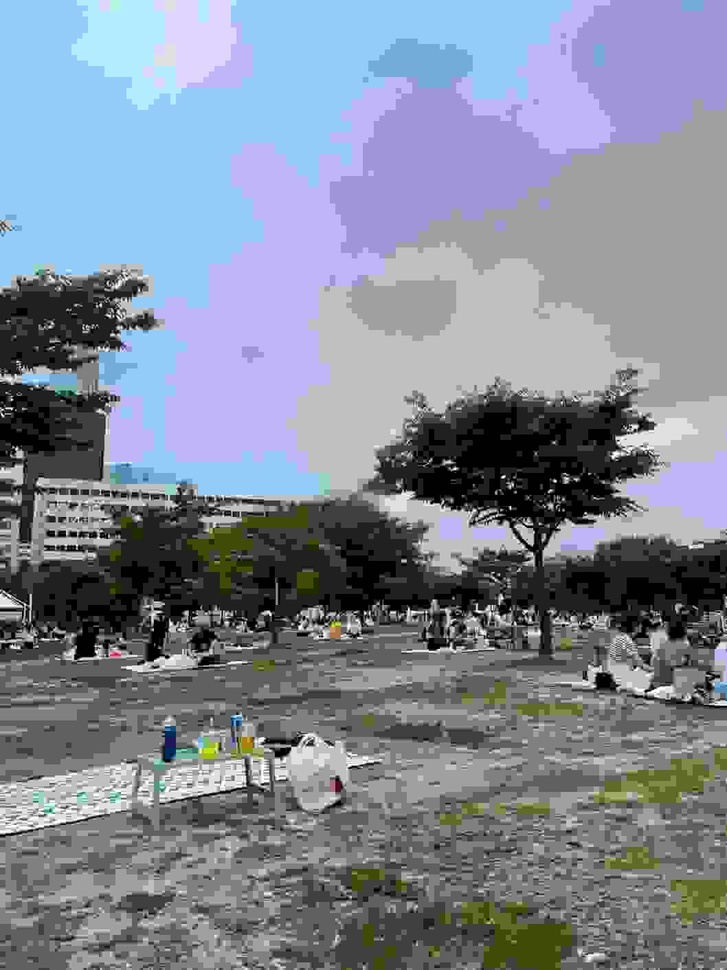
#> input picture .resaved.jpg, 727 x 970 px, shrunk from 1058 x 1411 before the run
$ python main.py .resaved.jpg
#> lines starting #> are read from the running program, lines starting #| are printed output that depends on the picture; after the words box and inside, x2 and y2 are one past the last pixel; in counts of white or black regions, pixels touching at a corner belong together
### ELA.py
from PIL import Image, ImageChops, ImageEnhance
import os


def convert_to_ela_image(path, degree):
#> called with path = '.resaved.jpg', degree = 100
    filename = path
    resaved_filename = filename.split('/')[-1] + '.resaved.jpg'
    im = Image.open(filename).convert('RGB')
#> im is the input picture: PIL image 727x970 RGB; mean R, G, B 128.7, 136.1, 150.8

    print(degree)

    im.save(resaved_filename, 'JPEG', quality=degree)
    resaved_im = Image.open(resaved_filename)

    ela_im = ImageChops.difference(im, resaved_im)

    extrema = ela_im.getextrema()
#> extrema = ((0, 13), (0, 7), (0, 13))
    max_diff = max([ex[1] for ex in extrema])
#> max_diff = 13
    if max_diff == 0:
        max_diff = 1
    scale = 255.0 / max_diff
#> scale = 19.62
    ela_im = ImageEnhance.Brightness(ela_im).enhance(scale)
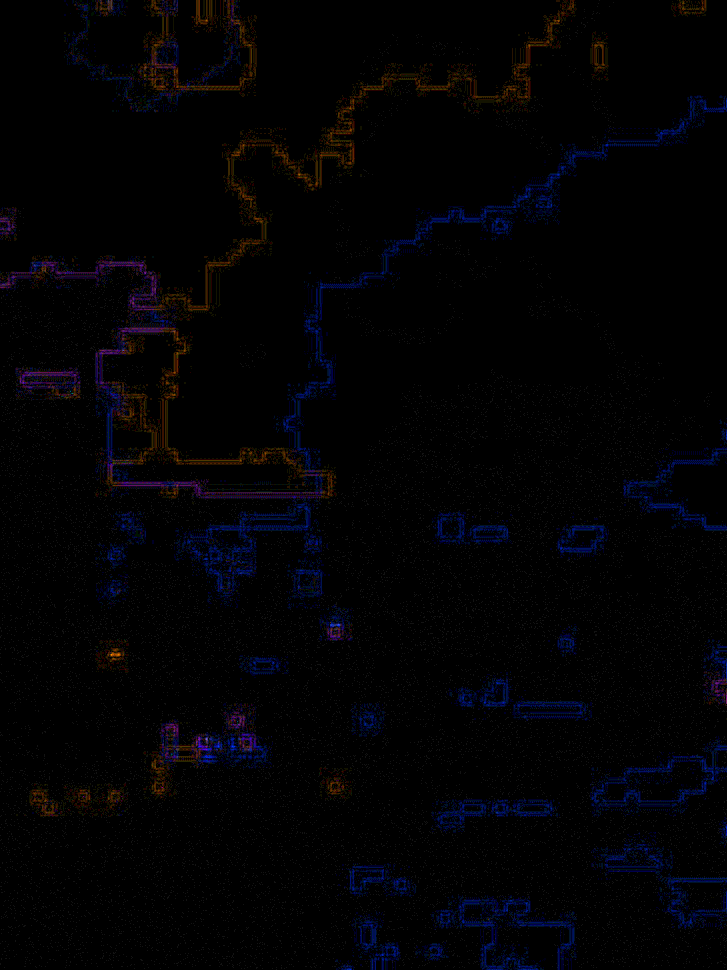
#> ela_im: PIL image 727x970 RGB; mean R, G, B 2.3, 1.9, 4.1
#> (the call stopped at in Noise_Analysis, `with Image(filename = filename) as img:`: wand is not available in this run)

    os.remove(resaved_filename, dir_fd=None)

    return ela_im

def ELA(path, scale):
    name = os.path.basename(path).split('/')[-1]
    degree = scale
    img = convert_to_ela_image(path, degree)
    img.save('./Output/ELA_'+name, quality = 100)

### Luminance_Gradient.py
import numpy as np
import cv2 as cv
from matplotlib import pyplot as plt
import os

def Luminance_Gradient(path):
#> called with path = '.resaved.jpg'
    name = path
    filename = os.path.basename(path).split('/')[-1]
    img = cv.imread(name,0)
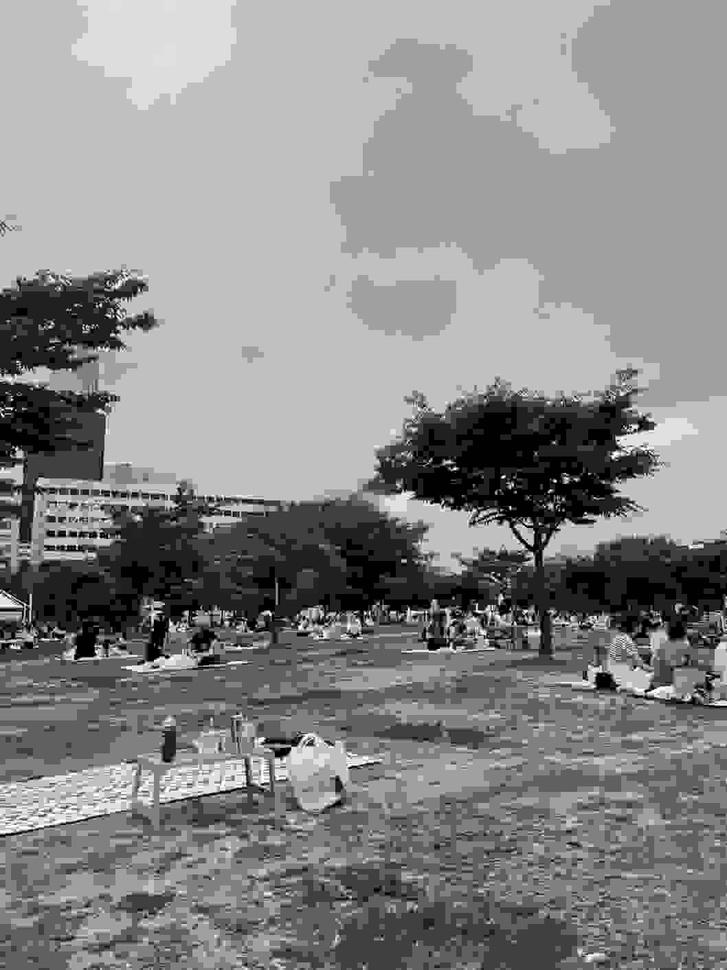
#> img: shape (970, 727); min 0, max 255, mean 135.6
    laplacian = cv.Laplacian(img,cv.CV_64F)
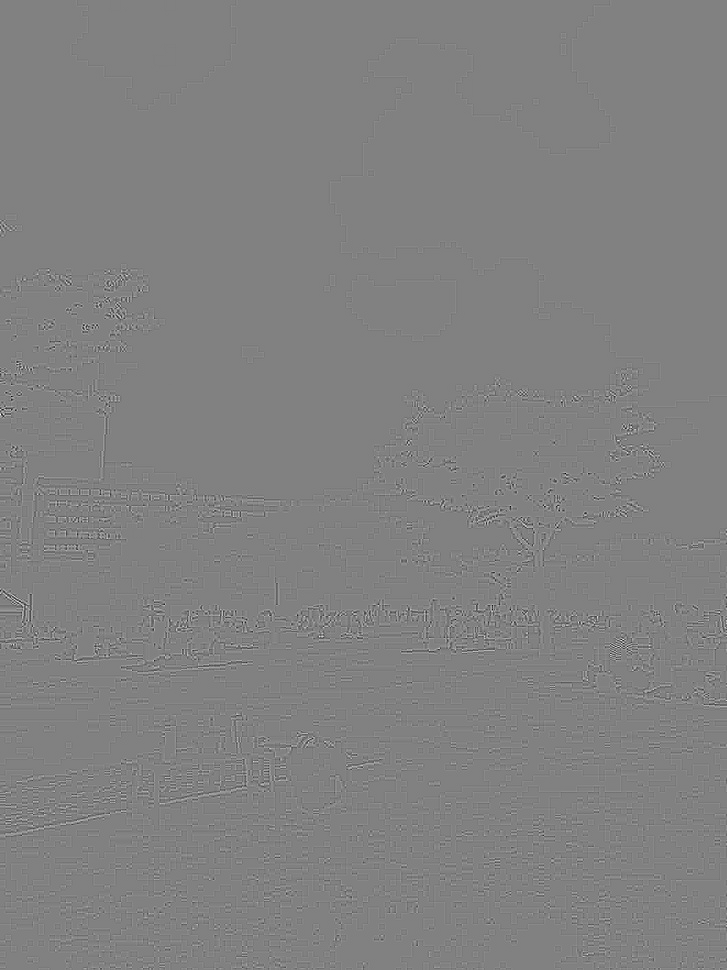
#> laplacian: shape (970, 727) float64; min -527, max 513, mean 0; drawn with min black and max white
    sobelx = cv.Sobel(img, cv.CV_8U, 1, 0, ksize=5)
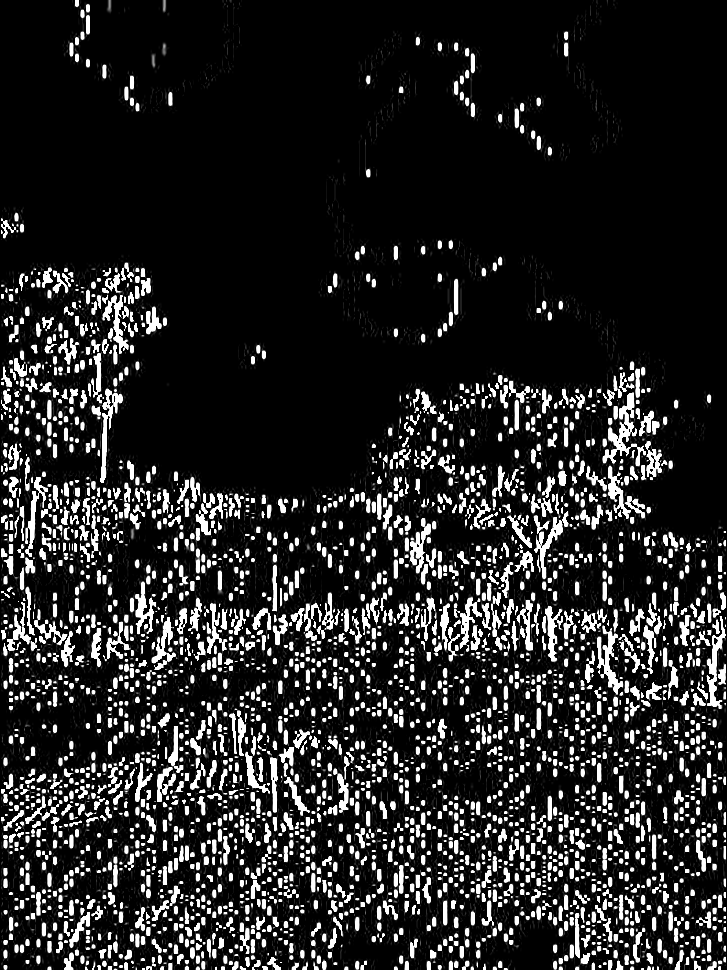
#> sobelx: shape (970, 727); min 0, max 255, mean 38.3
    cv.imwrite('./Output/Luminance_'+filename, sobelx)

### PCA.py
import matplotlib.pyplot as plt
from sklearn.decomposition import PCA
from skimage.color import rgb2gray
import cv2 as cv
import os
import skimage

def PCA_compress_image(path, degree):
#> called with path = '.resaved.jpg', degree = 100
    pca = PCA(n_components=degree)
    image = skimage.io.imread(path)
    image = rgb2gray(image)
    image_compressed = pca.fit_transform(image)
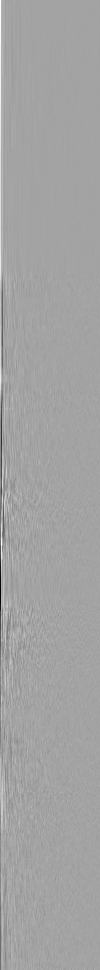
#> image_compressed: shape (970, 100) float64; min -11.46, max 6.44, mean 2.14e-16; drawn with min black and max white
    img = pca.inverse_transform(image_compressed)
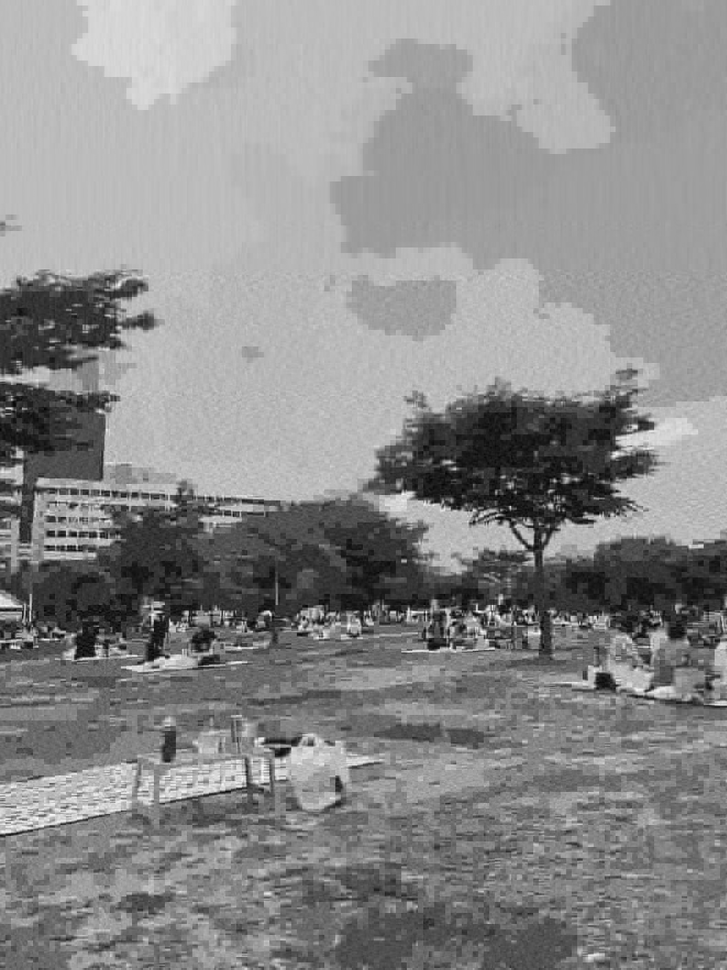
#> img: shape (970, 727) float64; min -0.119, max 1.08, mean 0.532; drawn with min black and max white
    filename = os.path.basename(path).split('/')[-1]
    cv.imwrite('./Output/PCA_'+filename, img)
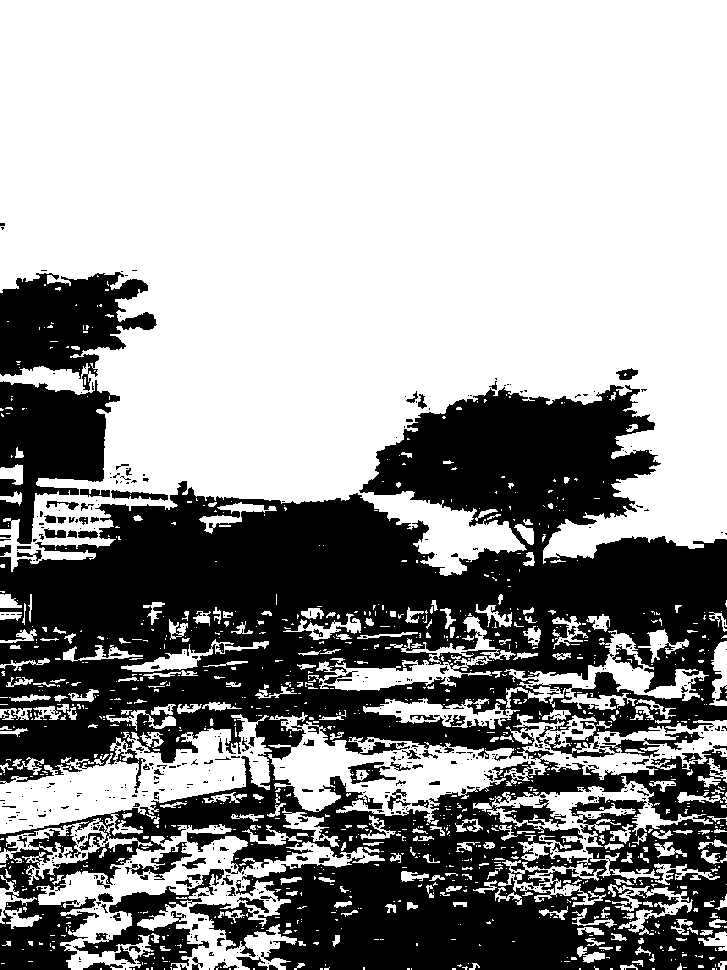
#> saved as PCA_.resaved.jpg: shape (970, 727); values 0 (black) and 1 (white), 60.9% white; 585 black regions (479 under 20 px), largest, box (x1, y1, x2, y2) and area: (0, 385, 727, 970) 239858, (0, 380, 120, 544) 11198, (0, 272, 157, 391) 10974

### Noise_Analysis.py
from wand.image import Image
import os

def Noise_Analysis(path, degree):
    filename = path
    name = os.path.basename(path).split('/')[-1]
    with Image(filename = filename) as img:
        img.noise("laplacian", attenuate = degree)
        img.save(filename= './Output/Noise_'+name)

### main.py
from Noise_Analysis import Noise_Analysis
from ELA import ELA
from Luminance_Gradient import Luminance_Gradient
from PCA import PCA_compress_image
import os
from matplotlib import pyplot as plt
from matplotlib.widgets import Slider
import sys

def start():
    print("Locate Image file path")
    print("/$$$$$$$            /$$$$$$$     ")
    print("| $$__  $$          | $$__  $$   ")
    print("| $$  \ $$  /$$$$$$ | $$  \ $$   ")
    print("| $$$$$$$  /$$__  $$| $$$$$$$    ")
    print("| $$__  $$| $$  \ $$| $$__  $$   ")
    print("| $$  \ $$| $$  | $$| $$  \ $$   ")
    print("| $$$$$$$/|  $$$$$$/| $$$$$$$/   ")
    print("|_______/  \______/ |_______/    ")
    print("/$$$$$$                                                     /$$$$$$$                                                        /$$         /$$$$$$$              /$$                           /$$     /$$             ")
    print("|_  $$_/                                                    | $$__  $$                                                      | $$        | $$__  $$            | $$                          | $$    |__/             ")
    print("  | $$   /$$$$$$/$$$$   /$$$$$$   /$$$$$$   /$$$$$$         | $$  \ $$  /$$$$$$  /$$$$$$/$$$$   /$$$$$$  /$$    /$$ /$$$$$$ | $$        | $$  \ $$  /$$$$$$  /$$$$$$    /$$$$$$   /$$$$$$$ /$$$$$$   /$$  /$$$$$$  /$$$$$$$ ")
    print("  | $$  | $$_  $$_  $$ |____  $$ /$$__  $$ /$$__  $$ /$$$$$$| $$$$$$$/ /$$__  $$| $$_  $$_  $$ /$$__  $$|  $$  /$$/|____  $$| $$ /$$$$$$| $$  | $$ /$$__  $$|_  $$_/   /$$__  $$ /$$_____/|_  $$_/  | $$ /$$__  $$| $$__  $$")
    print("  | $$  | $$ \ $$ \ $$  /$$$$$$$| $$  \ $$| $$$$$$$$|______/| $$__  $$| $$$$$$$$| $$ \ $$ \ $$| $$  \ $$ \  $$/$$/  /$$$$$$$| $$|______/| $$  | $$| $$$$$$$$  | $$    | $$$$$$$$| $$        | $$    | $$| $$  \ $$| $$  \ $$")
    print("  | $$  | $$ | $$ | $$ /$$__  $$| $$  | $$| $$_____/        | $$  \ $$| $$_____/| $$ | $$ | $$| $$  | $$  \  $$$/  /$$__  $$| $$        | $$  | $$| $$_____/  | $$ /$$| $$_____/| $$        | $$ /$$| $$| $$  | $$| $$  | $$")
    print(" /$$$$$$| $$ | $$ | $$|  $$$$$$$|  $$$$$$$|  $$$$$$$        | $$  | $$|  $$$$$$$| $$ | $$ | $$|  $$$$$$/   \  $/  |  $$$$$$$| $$        | $$$$$$$/|  $$$$$$$  |  $$$$/|  $$$$$$$|  $$$$$$$  |  $$$$/| $$|  $$$$$$/| $$  | $$")
    print("|______/|__/ |__/ |__/ \_______/ \____  $$ \_______/        |__/  |__/ \_______/|__/ |__/ |__/ \______/     \_/    \_______/|__/        |_______/  \_______/   \___/   \_______/ \_______/   \___/  |__/ \______/ |__/  |__/")
    print("                                 /$$  \ $$")
    print("                                |  $$$$$$/")
    print("                                 \______/")


start()

path = sys.argv[1]

if ( ((path.lower().endswith(".png")) and (path.lower().endswith(".jpg")) and (path.lower().endswith(".jpeg"))) ):
    print("Only image files!")
    exit(0)


ELA(path,int(100))
Noise_Analysis(path, int(100))
Luminance_Gradient(path)
PCA_compress_image(path, int(100))


def update(val):
    sliderValue_ELA = ELA_Slider.val
    #print(sliderValue_ELA)

    ELA(path,int(sliderValue_ELA))
    img1= plt.imread("./Output/ELA_"+filename)
    plt.subplot(2,3,1),plt.imshow(img1,cmap = 'gray')
    plt.title('ELA'), plt.xticks([]), plt.yticks([])

    sliderValue_NA = NA_Slider.val
    #print(sliderValue_NA)

    Noise_Analysis(path, int(sliderValue_NA))
    img2= plt.imread("./Output/Noise_"+filename)
    plt.subplot(2,3,4),plt.imshow(img2,cmap = 'gray')
    plt.title('Noise-Analysis'), plt.xticks([]), plt.yticks([])


    sliderValue_PCA = PCA_Slider.val
    #print(sliderValue_PCA)
    PCA_compress_image(path, int(sliderValue_PCA))
    img4= plt.imread("./Output/PCA_"+filename)
    plt.subplot(2,3,5),plt.imshow(img4,cmap = 'gray')
    plt.title('Principle Component Analysis'), plt.xticks([]), plt.yticks([])


filename = os.path.basename(path).split('/')[-1]

img1= plt.imread("./Output/ELA_"+filename)
plt.subplot(2,3,1),plt.imshow(img1,cmap = 'gray')
plt.title('ELA'), plt.xticks([]), plt.yticks([])


#> (the run stopped early here; a loop or call above may not have finished)
